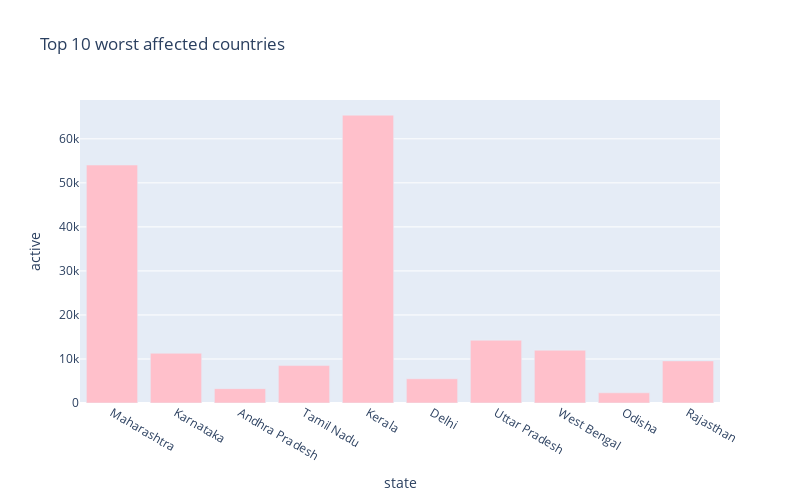

Write notebook code for a chart like this one.
### Code cell
px.bar(
    sorted_India_df.head(10),
    x = "state",
    y = "active",
    title= "Top 10 worst affected countries", # the axis names
    color_discrete_sequence=["pink"], 
    height=500,
    width=800
)

### Figure 1 — Plotly figure (JSON) as saved in the notebook; plotly's stock layout.template omitted (floating-point values rounded to 4 significant figures)
{"data": [{"alignmentgroup": "True", "hovertemplate": "state=%{x}<br>active=%{y}<extra></extra>", "legendgroup": "", "marker": {"color": "pink"}, "name": "", "offsetgroup": "", "orientation": "v", "showlegend": false, "textposition": "auto", "type": "bar", "x": ["Maharashtra", "Karnataka", "Andhra Pradesh", "Tamil Nadu", "Kerala", "Delhi", "Uttar Pradesh", "West Bengal", "Odisha", "Rajasthan"], "xaxis": "x", "y": [54045, 11290, 3262, 8501, 65381, 5511, 14260, 11985, 2316, 9560], "yaxis": "y"}], "layout": {"barmode": "relative", "height": 500, "legend": {"tracegroupgap": 0}, "title": {"text": "Top 10 worst affected countries"}, "width": 800, "xaxis": {"anchor": "y", "domain": [0, 1], "title": {"text": "state"}}, "yaxis": {"anchor": "x", "domain": [0, 1], "title": {"text": "active"}}}}
